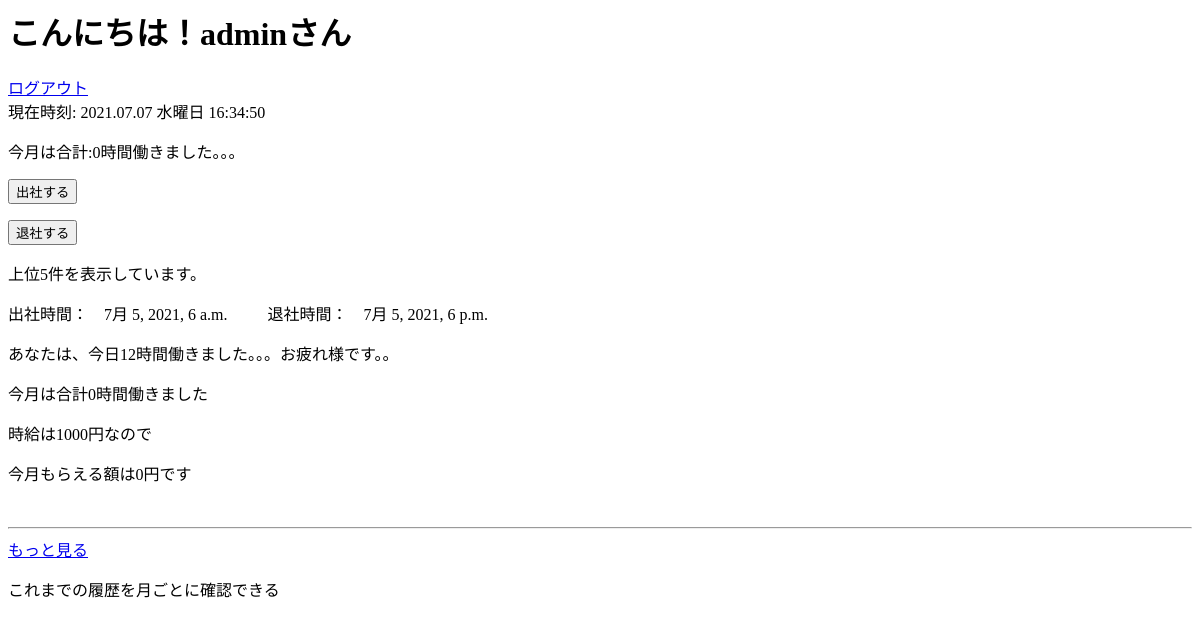
The app's page /front/ (signed in), older data.
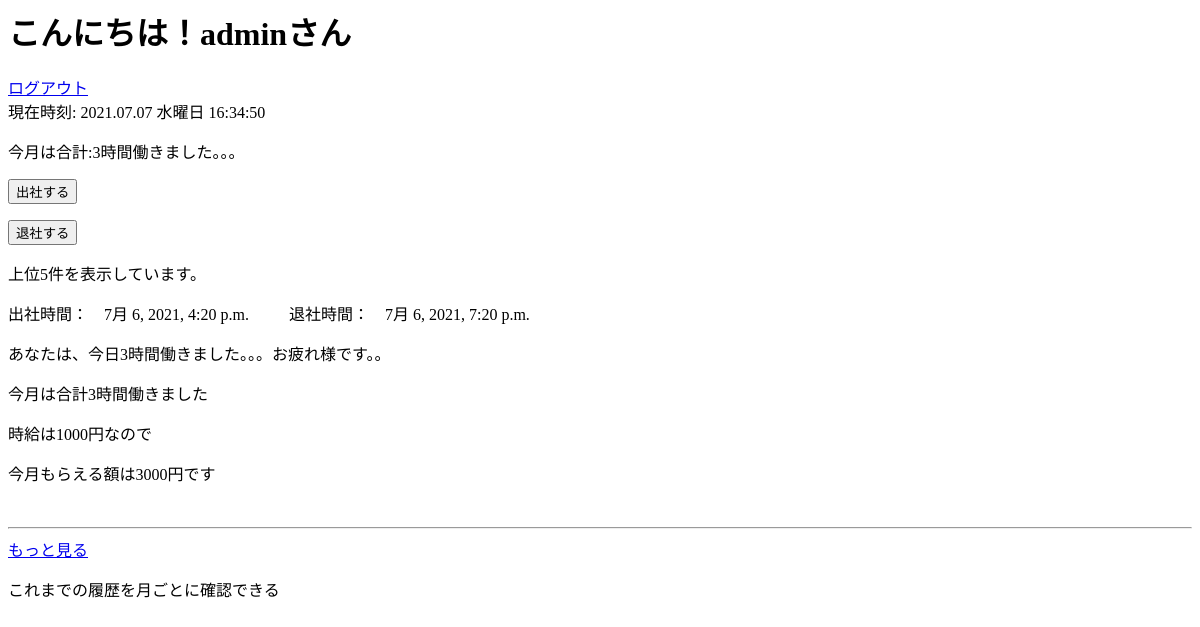
The same page, newer data.
### registration/models.py (models this page shows, shortened)
class User(AbstractUser):
    wage = models.IntegerField(verbose_name='時給', default=1000)

class CommutingTime(models.Model):
    arrive_at_work = models.DateTimeField(verbose_name='出社時間', null=True, blank=True)
    leave = models.DateTimeField(verbose_name='退社時間', null=True, blank=True)
    count = models.IntegerField(verbose_name='一日の勤務時間', default=0)
    user = models.ForeignKey(settings.AUTH_USER_MODEL, on_delete=models.CASCADE)
    class Meta:
        verbose_name_plural = "勤怠管理"
    def get_tdhours(self):
        if self.arrive_at_work and self.leave:
            return round((self.leave - self.arrive_at_work).seconds / 60 / 60)
        else:
            return None

### post/views.py (the view, shortened to what this page needs)
# urls.py: path('front/',views.FrontView.as_view(),name="front"),
class FrontView(CreateView):
    template_name = 'post/front.html'
    model = CommutingTime
    fields = []
    def get_context_data(self, **kwargs):
        context = super(FrontView, self).get_context_data(**kwargs)
        context['commuting_times'] = CommutingTime.objects.filter(user=self.request.user, ).order_by('-arrive_at_work')[
                                     :5]
        mouth = datetime.date.today()
        count_sum = CommutingTime.objects.filter(arrive_at_work__istartswith='{0}-{1:02d}'.format(mouth.year,mouth.month)).aggregate(Sum('count'))['count__sum']
        context['count_sums'] = count_sum
        context['count_wage'] = count_sum * self.request.user.wage
        return context

### templates/post/front.html (shortened to what this page needs)
{% if user.is_authenticated %}
    <h1>こんにちは！{{ user.username }}さん</h1>
    <a href="{% url 'registration:logout' %}">ログアウト</a>
    <section>
        現在時刻:
        <p id="Clock1" style="display: inline"></p>
    </section>
    <div>
        <p>今月は合計:{{ count_sums }}時間働きました。。。</p>
    </div>
    <div>
        <form action="" method="post">
            <button type="submit" name="arrive_at_work" value="arrive_at_work">
                出社する
            </button>
        </form>
    </div>
    <div>
        <form action="" method="post">
            <button type="submit" value="leave" name="leave">
                退社する
            </button>
        </form>
        <p>上位5件を表示しています。</p>
        <div>
            {% for commuting_time in commuting_times %}
                出社時間：　{{ commuting_time.arrive_at_work }}
                {% if commuting_time.leave %}
                    　　 退社時間：　{{ commuting_time.leave }}
                    <p>あなたは、今日{{ commuting_time.get_tdhours }}時間働きました。。。お疲れ様です。。</p>
                    <p>今月は合計{{ commuting_time.count}}時間働きました</p>
                    <p>時給は{{ user.wage }}円なので</p>
                    <p>今月もらえる額は{{ count_wage }}円です</p>
                    <br>
                    <hr>
                {% endif %}
            {% endfor %}
        </div>
        <a href="{% url 'post:list' %}">もっと見る</a>
        <p>これまでの履歴を月ごとに確認できる</p>
{% endif %}

Row changes from the older to the newer data that the page shows:
removed CommutingTime: arrive_at_work "7月 5, 2021, 6 a.m.", leave "7月 5, 2021, 6 p.m.", get_tdhours "12", count "0", {{ user.wage }} "1000"
added CommutingTime: arrive_at_work "7月 6, 2021, 4:20 p.m.", leave "7月 6, 2021, 7:20 p.m.", get_tdhours "3", count "3", {{ user.wage }} "1000", count_wage "3000"
Text that changed along with them:
{{ count_sums }}: "0" → "3"
